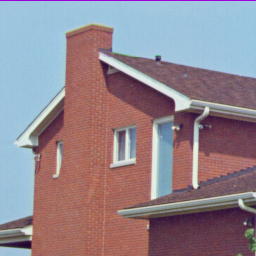
%> input picture Kmeans/house.tiff, 256 x 256 px
$ octave lab4.m   (GNU Octave 9; MATLAB toolbox functions it lacks are replaced by stand-ins)
%> lines starting %> are read from the running program, lines starting %| are printed output that depends on the picture
clc
clear all
close all
%% Set Up

I= imread('house.tiff');
%> I is the input picture: size 256x256x3 uint8; mean R, G, B 146.6, 133, 142
X = reshape(I, 256*256, 3);
X = double(X);
R = [0,0,1];G = [0,1,0];B = [1,0,0];
figure, plot3(X(:,1), X(:,2), X(:,3),'.','Color',[1, 0, 0])
%> after `plot3(X(:,1), X(:,2), X(:,3),'.','Color',[1, 0, 0])`:
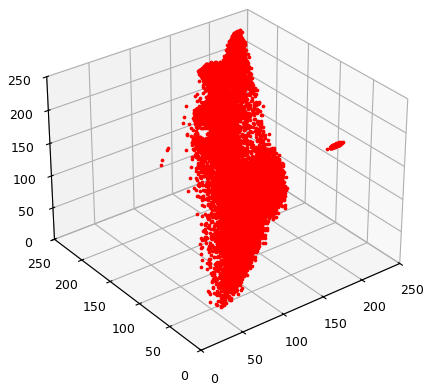
%> figure redrawn from the program's plot data

mean1 = [.1 .1 .1];

%% a- c=2

inimean = [.5 .6 .7
     .8 .8 .9];

inimean = inimean*256;
updatemean = zeros(size(inimean));
J = [];
m1 = [inimean(1,:)];
m2 = [inimean(2,:)];

while (updatemean ~= inimean)

    updatemean = inimean;

    j1 = (X - repmat(inimean(1,:), size(X,1), 1));
    j2 = (X - repmat(inimean(2,:), size(X,1), 1));
    j1 = sum(j1.^2, 2);
    j2 = sum(j2.^2, 2);

    cluster1 = j1 < j2;
    cluster2 = ~cluster1;

    inimean(1,:) = sum(X(cluster1, :)) / sum(cluster1);
    inimean(2,:) = sum(X(cluster2, :)) / sum(cluster2);
    J = [J sum(min(j1, j2))];
    m1 = [m1; inimean(1,:)];
    m2 = [m2; inimean(2,:)];


end
%> this loop made 7 passes
%> updatemean on passes 5 to 7: [136.4 91.48 93.71; 162.2 196.7 216.1], [136.4 91.47 93.7; 162.2 196.7 216.1], [136.4 91.47 93.7; 162.2 196.7 216.1]
%> (updatemean, J) on passes 3 to 4: ([136.4 91.88 94.13; 162.4 197.2 216.8], [592950308.4 113374014.5 111373262.5]), ([136.4 91.53 93.76; 162.2 196.7 216.2], [592950308.4 113374014.5 111373262.5 111345968.4])
%> after the loop, inimean = [136.4 91.47 93.7; 162.2 196.7 216.1]; m1 = [128 153.6 179.2; 136.9 95.65 98.22; 136.4 91.88 94.13; 136.4 91.53 93.76; 136.4 91.48 93.71; 136.4 91.47 93.7; 136.4 91.47 93.7; 136.4 91.47 93.7]; m2 = [204.8 204.8 230.4; 163.8 199.8 220.3; 162.4 197.2 216.8; 162.2 196.7 216.2; 162.2 196.7 216.1; 162.2 196.7 216.1; 162.2 196.7 216.1; 162.2 196.7 216.1]
inimean
%> inimean = [136.4 91.47 93.7; 162.2 196.7 216.1]
m1
m2
%%

close all
plot(J)
title('Error Criterion');
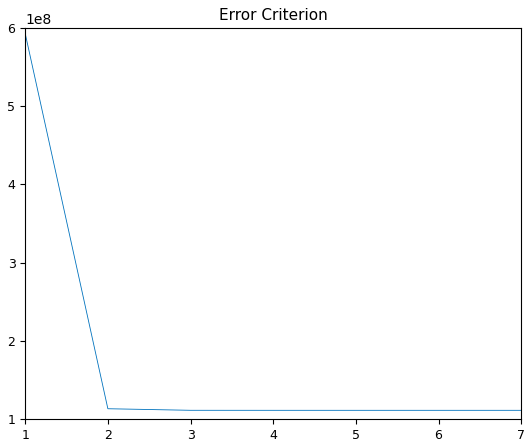
%> figure redrawn from the program's plot data

figure
plot3(m1(:, 1), m1(:, 2), m1(:, 3), '-o')
hold all
plot3(m2(:, 1), m2(:, 2), m2(:, 3), '-o')
title('Clustering Means Two Stages')
%%
figure
x0 = X(cluster1, :);
x00 = X(cluster2, :);
plot3(x0(:,1), x0(:,2), x0(:,3),'+','Color', inimean(1,:)/256)
hold all
plot3(x00(:,1), x00(:,2), x00(:,3),'+','Color', inimean(2,:)/256)
title('Data Samples RGB Space');
%%

figure
x1 = repmat(inimean(1,:), size(X,1), 1) .* repmat(cluster1, 1, size(X,2));
x1 = x1 + repmat(inimean(2,:), size(X,1), 1) .* repmat(cluster2, 1, size(X,2));
x1 = reshape(x1, size(I, 1), size(I, 2), 3);
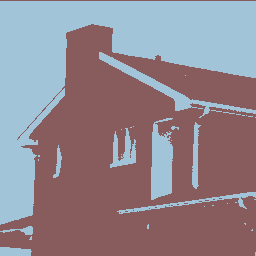
%> x1: size 256x256x3 double; mean R, G, B 146.6, 133, 142; mean of the top-left, top-right, bottom-left and bottom-right quarters 159.3, 156.2, 127.5, 119.1
subplot(1,2,1);imshow(I)
title('Original');
subplot(1,2,2);imshow(x1/256)
title('Labeled Form');

%% b

c = 5;

inib = [
  161.25    61.50    171.25
  151.25    30.50    161.25
  240.50    170.75   100.25
  45.50     120.0    200.65
  170.25    110.75   95.75
];
XX=[];
meanbb = inib;

upm = zeros(size(meanbb));

while (upm ~= meanbb)

    upm = meanbb;

    J = zeros(size(X,1), c);

    for i = [1:c]
        j1 = (X - repmat(meanbb(i,:), size(X,1), 1));
        j1 = sum(j1.^2, 2);
        J(:,i) = j1;
    end
    [a, cluster] = min(J, [], 2);

    for i = [1:c]
        tc = (cluster==i);
        meanbb(i, :) = sum(X(tc, :)) / sum(tc);

    end
XX = zeros(size(X));
for i = [1:c]
    tc = (cluster==i);
    XX = XX + repmat(meanbb(i,:), size(X,1), 1) .* repmat(tc, 1, size(X,2));
end
XX = reshape(XX, size(I, 1), size(I, 2), 3);
subplot(1,2,1);imshow(I)
subplot(1,2,2);imshow(XX/256)


end
%> this loop made 10 passes
%> pass 2, `XX = reshape(XX, size(I, 1), size(I, 2), 3);`:
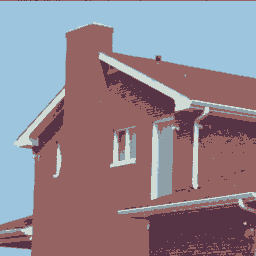
%> XX: size 256x256x3 double; mean R, G, B 146.6, 133, 142; mean of the top-left, top-right, bottom-left and bottom-right quarters 161.6, 155.6, 133.3, 111.5
%> after the loop, meanbb = [138.2 151.9 157.1; 96.19 63.05 77.58; 212.7 221.8 215.9; 158.2 197 220.5; 159 104.2 99.55]
%> after the loop:
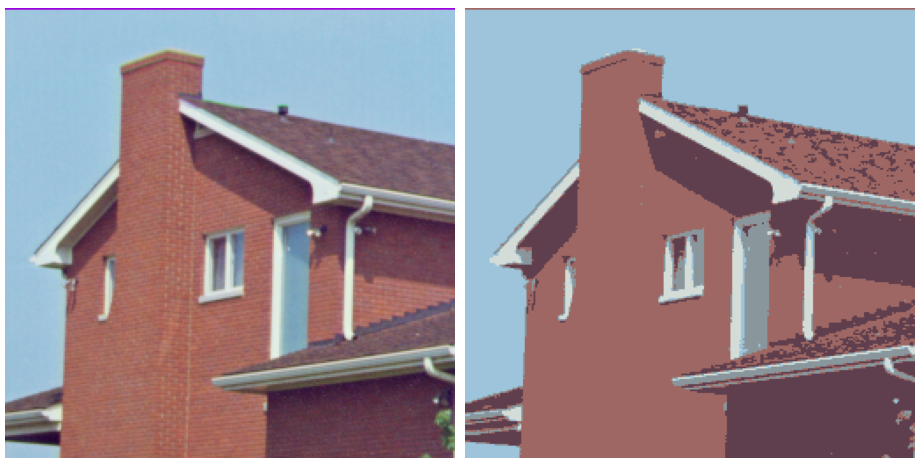
%> figure redrawn from the program's plot data, 2 panels

mbb = meanbb
%> mbb has the same summary as meanbb
cluster1 = cluster;
figure
for i = [1:c]
    tc = (cluster==i);
    Xi = X(tc, :);
    plot3(Xi(:,1), Xi(:,2), Xi(:,3),'.','Color', meanbb(i,:)/256)
    hold all
end
title('RGB Cluster');
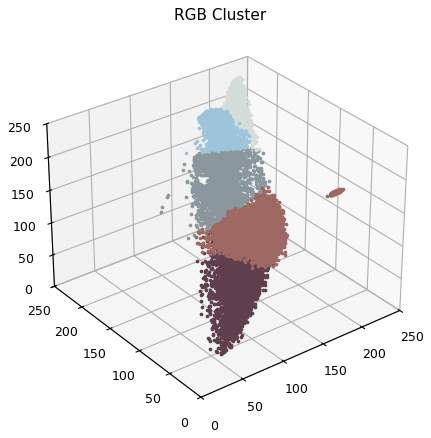
%> figure redrawn from the program's plot data
%%%%%%%%%%%%%%%%%%%%%%%%%%%%%%%%%%%%%%%%%%%%%%%%%%%%%%%%%%%%%%%%%%%%%%%%%5
inib2 = [
  200.50  250.75  165.25
  190.5   225.70  45.25
  180.5   245.25  250.35
  60.5   135.25   110.75
  150.25  30.5    220.75
];

meanbb2 = inib2;

upm = zeros(size(meanbb2));

while (upm ~= meanbb2)

    upm = meanbb2;

    J = zeros(size(X,1), c);

    for i = [1:c]
        j2 = (X - repmat(meanbb2(i,:), size(X,1), 1));
        j2 = sum(j2.^2, 2);
        J(:,i) = j2;
    end
    [a, cluster] = min(J, [], 2);

    for i = [1:c]
        tc = (cluster==i);
        meanbb2(i, :) = sum(X(tc, :)) / sum(tc);
    end

end
%> after the loop, meanbb2 = [145.2 160.7 166.4; 164.9 107.3 97.8; 163.5 199.8 220.7; 102.5 71.38 84.2; 159.7 0 222.9]
mb2 = meanbb2
%> mb2 has the same summary as meanbb2
cluster2 = cluster;

%
figure
for i = [1:c]
    tc = (cluster==i);
    Xi = X(tc, :);
    plot3(Xi(:,1), Xi(:,2), Xi(:,3),'.','Color', meanbb2(i,:)/256)
    hold all
end
title('RGB Cluster 2');
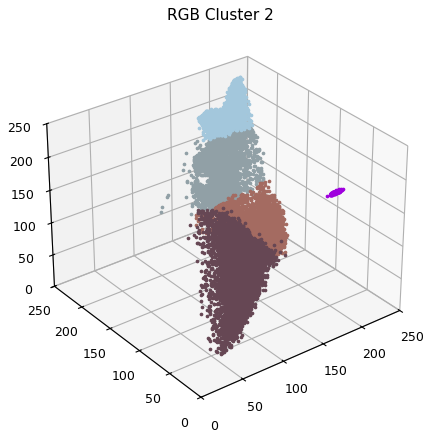
%> figure redrawn from the program's plot data
%% c

N = size(X,1);
%> N = 65536
q1 = 0;

for i = [1:c]
    tc = (cluster1==i);
    Xi = X(tc, :);
    mj = sort(sum((mbb - repmat(mbb(i,:), c, 1)).^2, 2).^.5);
    q1 = q1 + sum(sum((Xi - repmat(mbb(i,:), size(Xi,1), 1)).^2, 2).^.5) / mj(2);
end
%> this loop made 5 passes
%> (mj, q1) on passes 1 to 5: ([0; 77.62; 80.35; 117.9; 126.4], 1463.6), ([0; 78.25; 126.4; 205.5; 240.7], 5776.3), ([0; 60.12; 117.9; 174; 240.7], 6616.1), ([0; 60.12; 80.35; 152.5; 205.5], 8478.7), ([0; 77.62; 78.25; 152.5; 174], 14883.1)

q1 = q1 / N
%> q1 = 0.227

%%%%%%%%%%%%%%%%%%%%%%%%%%%%%%%%%%%%%%%%%%%%5
q2 = 0;

for i = [1:c]
    tc = (cluster2==i);
    Xi = X(tc, :);
    mj = sort(sum((mb2 - repmat(mb2(i,:), c, 1)).^2, 2).^.5);
    q2 = q2 + sum(sum((Xi - repmat(mb2(i,:), size(Xi,1), 1)).^2, 2).^.5) / mj(2);
end
%> this loop made 5 passes
%> (mj, q2) on passes 1 to 5: ([0; 69.45; 89.07; 128.6; 170.9], 1525.8), ([0; 73.32; 89.07; 153.9; 164.9], 5529.1), ([0; 69.45; 153.9; 197.1; 199.9], 9798.6), ([0; 73.32; 128.6; 166.1; 197.1], 17180), ([0; 164.9; 166.1; 170.9; 199.9], 17184.3)

q2 = q2 / N
%> q2 = 0.262
